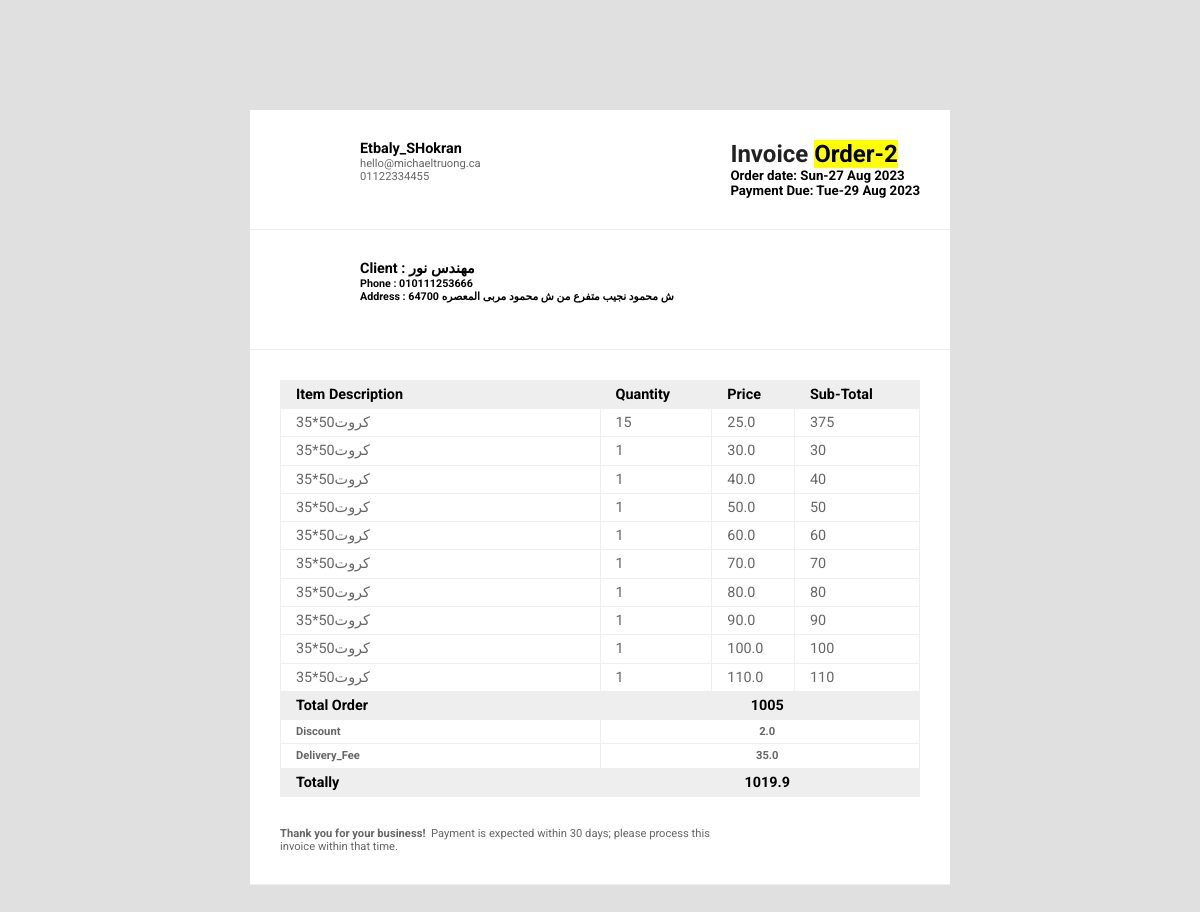
/orders/order-2, run on the app's committed database.
### Etpaly_Orders/models.py (models this page shows, shortened)
class Order(models.Model):
    code=models.CharField(_("Order"), max_length=50,null=True,blank=True)
    status = models.CharField(_("Status"),max_length=12,choices=ORDER_STATUS,default=ORDER_STATUS[0][0])
    customer = models.ForeignKey(Customer,related_name='order_customer',on_delete=models.SET_NULL,null=True,blank=True)
    order_date = models.DateField(_("Order_date"),default=timezone.now)
    delivery_date = models.DateField(_("Delivery_date"),null=True,blank=True)
    discount=models.FloatField(_("Discount"),null=True , blank=True,default=0)
    Delivery_Fee=models.FloatField(_("Delivery_Fee"),null=True , blank=True,default=0)
    slug=models.SlugField(null=True,blank=True)
    def __str__(self) :
        return f"""Order-{self.id}"""
    def sup_total(self):
        sup= 0
        Order_detail = self.order_Detail.all()
        for order in Order_detail:
            sup += order.total_order()
        self.sup_total=sup
        return self.sup_total
    def net_total(self):
        total = 0
        Order_detail = self.order_Detail.all()
        for order in Order_detail:
            total += order.total_order()
        net_total=total-int(total*self.discount)/100+int(self.Delivery_Fee)
        return net_total

class Customer(models.Model):
    name=models.CharField(_("client"), max_length=100)
    phone=models.CharField(_("phone"), max_length=14)
    location=models.TextField(_("Address"), max_length=300)

class OrderDetail(models.Model):
    order = models.ForeignKey(Order,related_name='order_Detail',on_delete=models.CASCADE)
    product = models.ForeignKey(Product,verbose_name='product',related_name='order_product',on_delete=models.SET_NULL,null=True,blank=True)
    quantity = models.IntegerField(_("Quantity"),default=1)
    price = models.FloatField(_("Price"),default=0)
    def total_order(self):
        order_total=int(self.quantity)*int(self.price)
        return order_total

class Product(models.Model):
    name = models.CharField(_('name'),max_length=50)
    image = models.ImageField(_('image'),upload_to='products',null=True,blank=True)
    price = models.FloatField(_('price'),default=0)
    sku = models.FloatField(_('sku'))
    subtitle = models.CharField(_('subtitle'),max_length=300)
    def __str__(self) :
        return f"""{self.name}"""

### Etpaly_Orders/views.py (the view)
# urls.py: path('orders/<slug:slug>',order_invoice,name='order_invoice'),
def order_invoice(request, slug):
    order = get_object_or_404(Order, slug=slug)
    context={'order':order}
    return render(request, 'Etpaly_Orders/invoice.html', context)

### Etpaly_Orders/templates/Etpaly_Orders/invoice.html (shortened to what this page needs)
{% load static %}
<!DOCTYPE html>
<html lang="en">
<head>
    <link rel="stylesheet" href="{% static 'en/css/invoice.css' %}">
</head>
<body>
    <div id="invoiceholder">
        <div id="headerimage"></div>
        <div id="invoice" class="effect2">
          <div id="invoice-top">
            <div class="logo"></div>
            <div class="info">
              <h2>Etbaly_SHokran</h2>
              <p> hello@michaeltruong.ca </br>
                  01122334455
              </p>
            </div>
            <div class="title">
              <h1> Invoice <mark> {{order}}</mark></h1>
              <h5>Order date: {{order.order_date|date:'D-d M Y' }}</br>
                 Payment Due: {{order.delivery_date|date:'D-d M Y' }}</br>
              </h5>
            </div>
          </div>
          <div id="invoice-mid">
            <div class="clientlogo"></div>
            <div class="info">
              <h2>Client : {{order.customer.name}}</h2>
              <h6>Phone : {{order.customer.phone}} </br>
                Address : {{order.customer.location}}</br></h6>
            </div>
          </div>
          <div id="invoice-bot">
            <div id="table">
              <table>
                <tr class="tabletitle">
                  <td class="item"><h2>Item Description</h2></td>
                  <td class="Hours"><h2>Quantity</h2></td>
                  <td class="Rate"><h2>Price</h2></td>
                  <td class="subtotal"><h2>Sub-Total</h2></td>
                </tr>
                {% for item in order.order_Detail.all %}
                <tr class="service">
                  <td class="tableitem"><p class="itemtext">{{item.product}}</p></td>
                  <td class="tableitem"><p class="itemtext">{{item.quantity}}</p></td>
                  <td class="tableitem"><p class="itemtext">{{item.price}}</p></td>
                  <td class="tableitem"><p class="itemtext">{{item.total_order}}</p></td>
                </tr>
                {% endfor %}
                <tr class="tabletitle">
                  <td class="Rate"><h2>Total Order</h2></td>
                  <td class="payment" colspan="3" style="text-align: center;"><h2>{{order.sup_total}}</h2></td>
                </tr>
                <tr class="service">
                  <td class="Rate"><p><b>Discount</b></p></td>
                  <td class="payment" colspan="3" style="text-align: center;"><p><b>{{order.discount}}</b></p></td>
                </tr>
                <tr class="service">
                  <td class="Rate"><p><b>Delivery_Fee</b> </p></td>
                  <td class="payment" colspan="3" style="text-align: center;"><p><b>{{order.Delivery_Fee}}</b></p></td>
                </tr>
                <tr class="tabletitle">
                  <td class="Rate"><h2>Totally</h2></td>
                  <td class="payment" colspan="3" style="text-align: center;"><h2>{{order.net_total}}</h2></td>
                </tr>
              </table>
            </div>
            <div id="legalcopy">
              <p class="legal"><strong>Thank you for your business!</strong>  Payment is expected within 30 days; please process this invoice within that time.
              </p>
            </div>
          </div>
        </div>
      </div>
</body>
</html>

### static/en/css/invoice.css (style rules this page uses)
* { margin: 0; box-sizing: border-box; }
body { background: #e0e0e0; font-family: 'Roboto', sans-serif; background-image:'#'; background-repeat: repeat-y; background-size: 100%; }
h1 { font-size: 1.5em; color: #222; }
h2 { font-size: .9em; }
p { font-size: .7em; color: #666; line-height: 1.2em; }
#invoiceholder { width:100%; hieght: 100%; padding-top: 50px; }
#headerimage { z-index:-1; position:relative; top: -50px; height: 350px; background-size: 1920px 80%; background-position: 50% -90%; }
#invoice { position: relative; top: -290px; margin: 0 auto; width: 700px; background: #FFF; }
[id*='invoice-'] { border-bottom: 1px solid #EEE; padding: 30px; }
#invoice-top { min-height: 120px; }
#invoice-mid { min-height: 120px; }
#invoice-bot { min-height: 250px; }
.logo { float: left; height: 60px; width: 60px; background: url(http://michaeltruong.ca/images/logo1.png) no-repeat; background-size: 60px 60px; }
.clientlogo { float: left; height: 60px; width: 60px; background: url(http://michaeltruong.ca/images/client.jpg) no-repeat; background-size: 60px 60px; border-radius: 50px; }
.info { display: block; float:left; margin-left: 20px; }
.title { float: right; }
table { width: 100%; border-collapse: collapse; }
td { padding: 5px 0 5px 15px; border: 1px solid #EEE }
.tabletitle { padding: 5px; background: #EEE; }
.service { border: 1px solid #EEE; }
.item { width: 50%; }
.itemtext { font-size: .9em; }
#legalcopy { margin-top: 30px; }
.legal { width:70%; }

### data on the page
Order: id "Order-2", order_date "Sun-27 Aug 2023", delivery_date "Tue-29 Aug 2023", customer.name "مهندس نور", customer.phone "010111253666", customer.location "ش محمود نجيب متفرع من ش محمود مربى المعصره 64700", sup_total "1005", discount "2.0", Delivery_Fee "35.0", net_total "1019.9"
OrderDetail: product "كروت50*35", quantity "15", price "25.0", total_order "375"
OrderDetail: product "كروت50*35", quantity "1", price "30.0", total_order "30"
OrderDetail: product "كروت50*35", quantity "1", price "40.0", total_order "40"
OrderDetail: product "كروت50*35", quantity "1", price "50.0", total_order "50"
OrderDetail: product "كروت50*35", quantity "1", price "60.0", total_order "60"
OrderDetail: product "كروت50*35", quantity "1", price "70.0", total_order "70"
OrderDetail: product "كروت50*35", quantity "1", price "80.0", total_order "80"
OrderDetail: product "كروت50*35", quantity "1", price "90.0", total_order "90"
OrderDetail: product "كروت50*35", quantity "1", price "100.0", total_order "100"
OrderDetail: product "كروت50*35", quantity "1", price "110.0", total_order "110"
